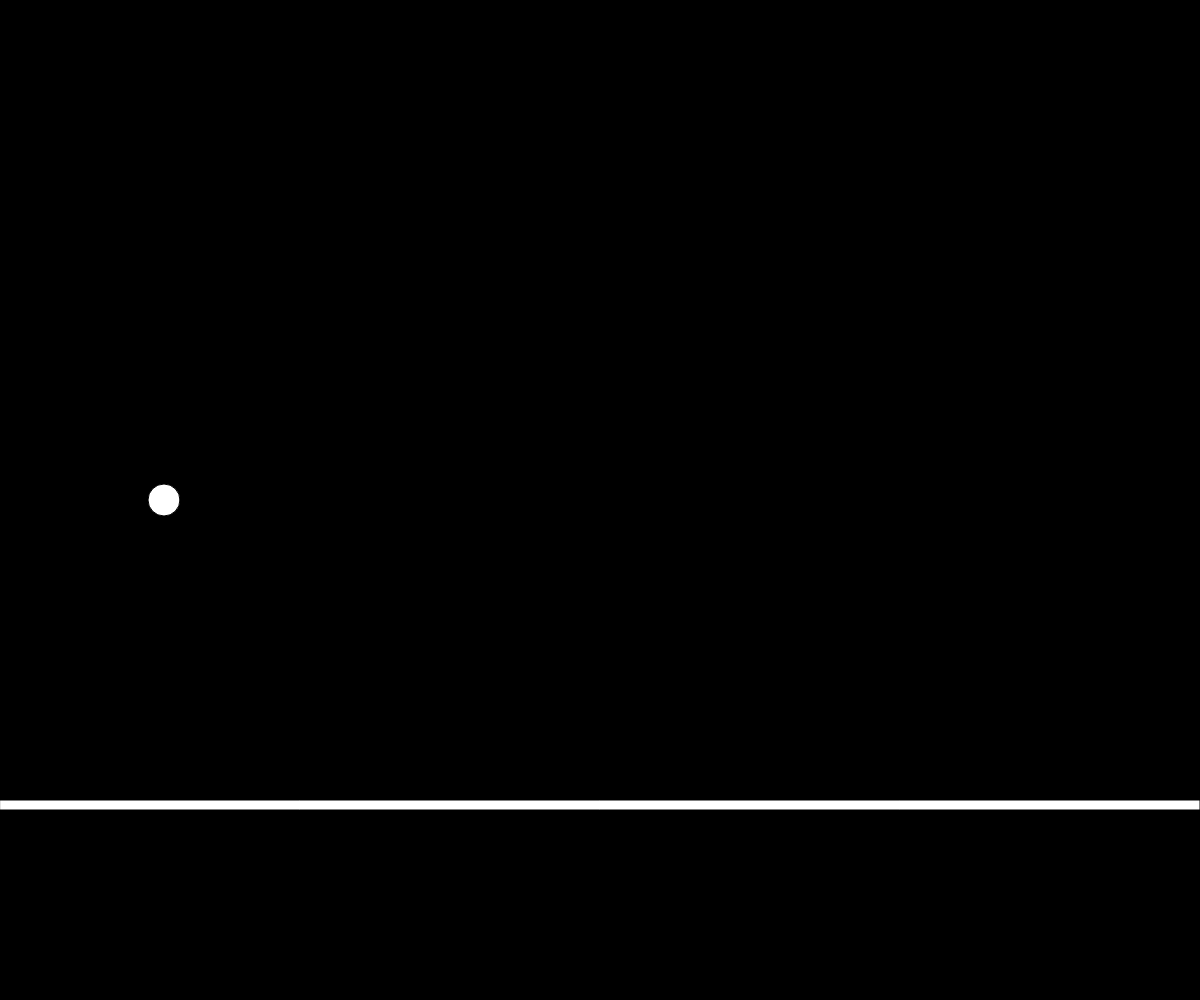
Frame 1 (no input)
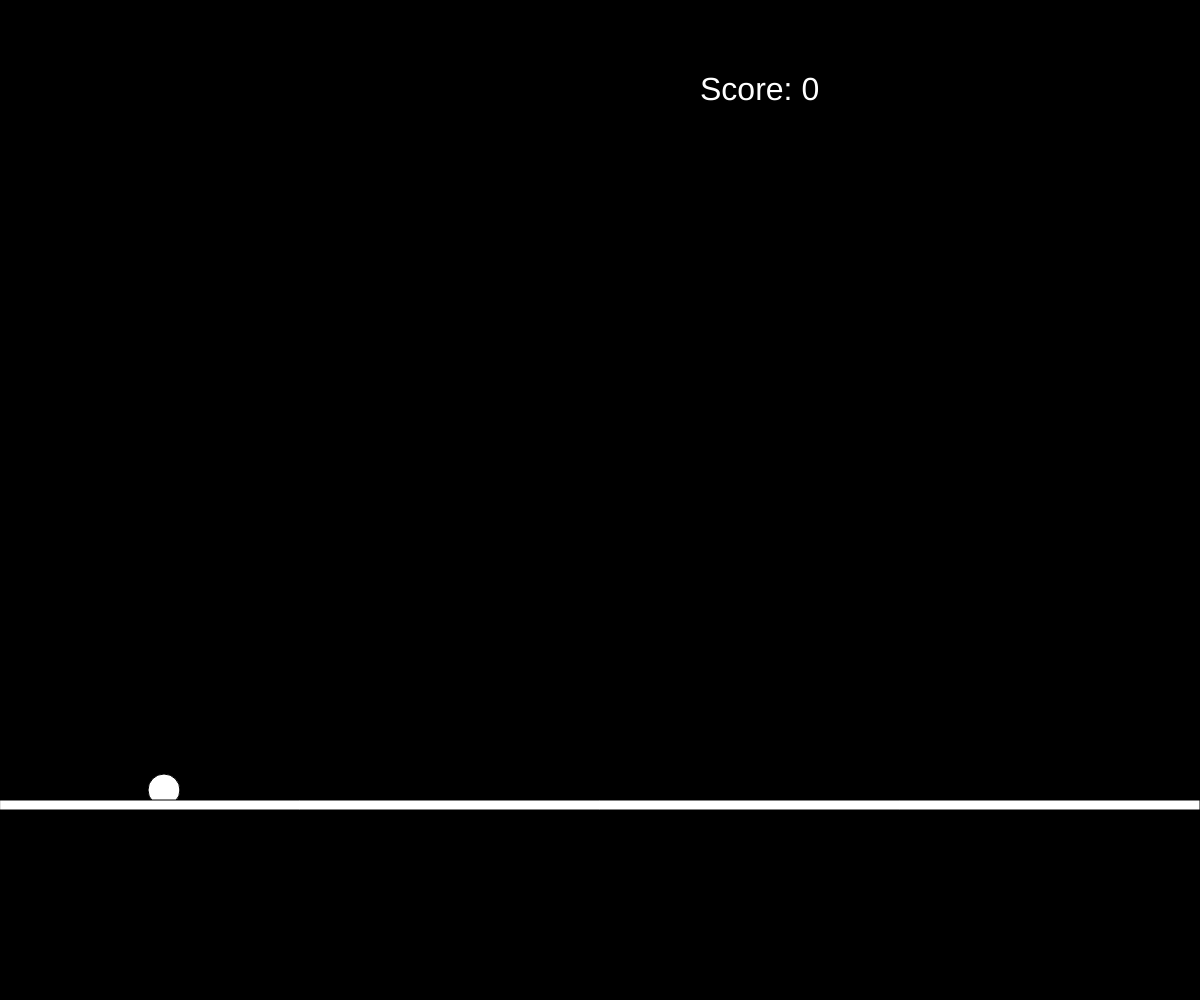
Frame 60 (no input)
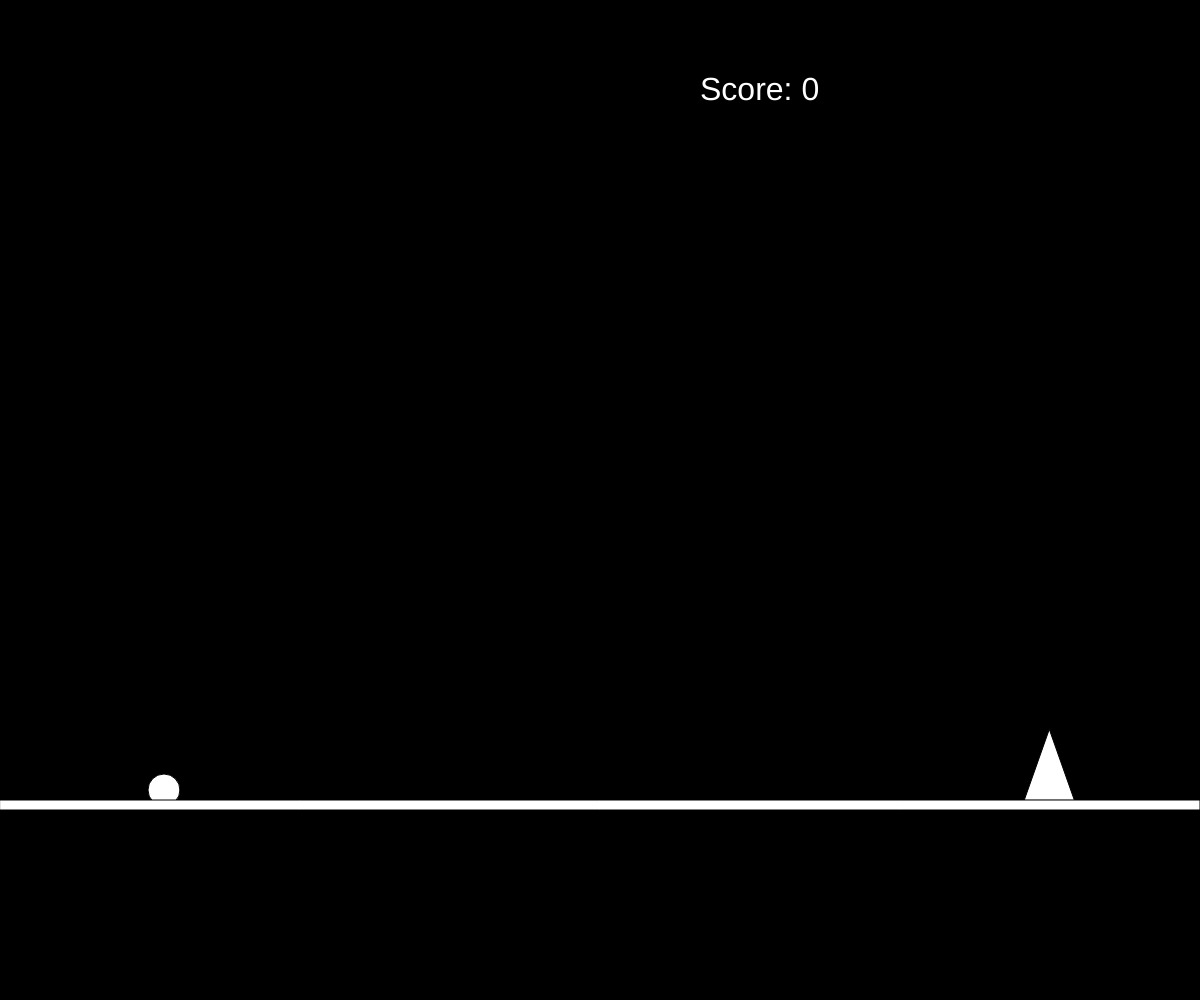
Frame 120 (the mouse pressed at the canvas centre since frame 60)

The p5.js sketch that drew these frames (run headless with seeded random() and noise() and a simulated clock; from frame 60 on, the mouse is pressed at the canvas centre):

// p5.js sketch
// ── sketch.js
var canvas;
var obstacles = [];
var Sobstacles = [];
var Score = 0;
var Gmo = false;
var x = document.getElementById("myBtn");

function setup() {
  canvas = createCanvas(window.innerWidth, window.innerHeight);
  Instance = new Runner();
  Terrain = new Terrain();
//  Triangle = new Obstacle();
  obstacles.push(new Obstacle());
  Sobstacles.push(new SkyObj());
}



function GameOver(){
  //setup();
  Score = 0;
  canvas.clear();
}

/*function GameOver(){
Gmo = true;
  stop();

this.setup = function(){ canvas = createCanvas(window.innerWidth, window.innerHeight);

}
this.draw = function(){  background(0);
  textSize(32);
  text("YOU HAVE LOST", window.innerWidth/2 - 150, window.innerHeight/2);

ellipse(window.innerWidth/2, window.innerHeight/2 - 300, 64, 64);






  //textAlign(CENTER);
  textSize(50);
  fill(250);

}
this.setup();
this.draw();

}

*/


function draw() {


  background(0);
  textSize(32);
  text("Score: " + Score, window.innerWidth -500, window.innerHeight - (window.innerHeight * 0.9));
  fill(250, 100, 153)
  Instance.show();
  Instance.update();

  //Triangle.show();
  //Triangle.update();
  console.log(Sobstacles.length);
  for (var i = obstacles.length-1; i >= 0; i--) {
      obstacles[i].show();
      obstacles[i].update();

      if (obstacles[i].hits(Instance)) {
        GameOver();
      }


      if (obstacles[i].offscreen()) {
        obstacles.splice(i, 1);
      }

    }
    for (var i = Sobstacles.length-1; i >= 0; i--) {
        Sobstacles[i].show();
        Sobstacles[i].update();

      if (Sobstacles[i].hits(Instance)) {
        GameOver();
        }


        if (Sobstacles[i].offscreen()) {
          Sobstacles.splice(i, 1);
        }

      }
    if (frameCount % 50 == 0) {
      obstacles.push(new Obstacle());

    }
    if (frameCount % 30 == 0) {
      Sobstacles.push(new SkyObj());
    }

    if (frameCount % 200 == 0) {
Score++;
    }




  Terrain.show();

}
function mouseClicked() {
//  console.log("LMAO");
  reseter();

  }


function keyPressed() {
  if (key == ' ') {
    Instance.jump();
    console.log("SPACE");
  }
}

window.onresize = function() {
  var w = window.innerWidth;
  var h = window.innerHeight;
  canvas.size(w,h);
  width = w;
  height = h;
};

// ── SkyThings.js
function SkyObj(){
  this.x = 2000 + random(600);
  this.y = 600 - random(400);
  this.Tspeed = 10;
  this.meme = random(50);
  this.r = 32 + this.meme;

  this.show = function(){
    fill(255);
    ellipse(this.x, this.y, this.r , this.r);

  }

  this.update = function(){
    this.x -= this.Tspeed;


  }

  this.hits = function(Instance){
    if (Instance.y > this.y - this.r +32 && Instance.y < this.y + this.r -32) {
    if (Instance.x > this.x - this.r + 32 && Instance.x < this.x + this.r - 32) {
        //this.highlight = true;
        return true;
      }
    }
   // this.highlight = false;
    return false;
  }

  this.offscreen = function() {
  if (this.x < 0) {
    return true;
  } else {
    return false;
  }
}
}

// ── obstacles.js
function Obstacle(){

this.x = 2000 + random(300);
this.y = Terrain.y;
this.Tspeed = 10;
this.meme = 50 + random(100);
  this.show = function() {
     fill(255);
     triangle(this.x, this.y, this.x + 25, this.y - this.meme, this.x + 50, this.y);
   }

   this.update = function(){

     this.x -= this.Tspeed;

   }
   this.hits = function(Instance) {
     if (Instance.y > this.y - 60) {
     if (Instance.x > this.x && Instance.x < this.x + 50) {
         //this.highlight = true;
         return true;
       }
     }
    // this.highlight = false;
     return false;
   }



   this.offscreen = function() {
   if (this.x < 0) {
     return true;
   } else {
     return false;
   }

}
}

// ── powerups.js
function PwrUp(){
  this.x = 2000 + random(600);
  this.y = 600 - random(400);
  this.Tspeed = 10;
  this.meme = random(50);
  this.r = 32 + this.meme;

  this.show = function(){
    fill('red');
    ellipse(this.x, this.y, this.r , this.r);

  }

  this.update = function(){
    this.x -= this.Tspeed;


  }

  this.hits = function(Instance){
    if (Instance.y > this.y - this.r +32 && Instance.y < this.y + this.r -32) {
    if (Instance.x > this.x - this.r + 32 && Instance.x < this.x + this.r - 32) {
        //this.highlight = true;
        return true;
      }
    }
   // this.highlight = false;
    return false;
  }

  this.offscreen = function() {
  if (this.x < 0) {
    return true;
  } else {
    return false;
  }
}

}

// ── runner.js
function Runner(){
  this.x = 164;
  this.y = height/2;
  this.gravity = 1.2 ;
  this.velocity = 10;
  this.jumph = 50;



  this.show = function() {
   fill(255);
   ellipse(this.x, this.y, 32, 32);
 }

 this.update = function(){
   this.velocity += this.gravity;
   this.velocity *= 0.9;
   this.y += this.velocity;
   if (this.y > Terrain.y - 10) {
      this.y = Terrain.y - 10;
      this.velocity = 0;
    }
    if (this.y < 0) {
      this.y = 0;
      this.velocity = 0;
      //this.jumph =0;
     }

 }
  this.jump = function(){

    this.velocity -= this.jumph;
}
}

// ── terrain.js
function Terrain(){
this.x = 0;
this.y = 800;
this.Tspeed = 15;
this.show = function() {
   fill(255);
   rect(this.x, this.y, window.innerWidth, 10);
 }

 this.update = function(){

   this.x -= this.Tspeed;
 }



}
